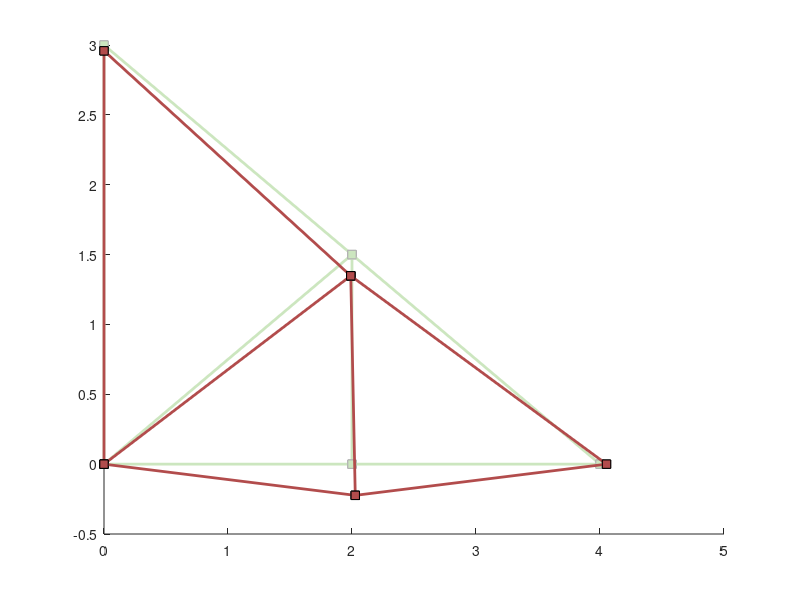

MATLAB code to generate this figure: (Note: this script raises an error after producing the figure.)
function [u, f, strain_axial, force_axial, gcon] = assembly_2dtruss()
    clc;
    format long;
    
    % Load the assembly file
    load('2dframe_problem1');
    
    % Eliminate the rotation BCs
    index = find(BCs_displacement(:, 2) ~= 3);
    BCs_displacement = BCs_displacement(index, :);
    
    % Eliminate the moment BCs
    index = find(BCs_force(:, 2) ~= 3);
    BCs_force = BCs_force(index, :);
    
    % Find the number of nodes, etc.
    numNodes = size(nodes, 1);
    numElements = size(elements, 1);
    numBCs_displacement = size(BCs_displacement, 1);
    numBCs_force = size(BCs_force, 1);
    
    % Find the number of degrees of freedom (DOFs) for a truss
    % Note, numBCs_displacement + numBCs_force = numDOFs 
    numDOFs = 2*numNodes;
    
    
    %----------------------------------------------------------------------
    %  Set up the global connectivity array called gcon, which returns the
    %  global DOF index when given the node index and the local DOF index.
    %  
    %  Initially, gcon is a (numNodes) x 2 double array with these entries:
    %  
    %                            local dof index
    %              
    %                         1                  2
    %              
    %     node     1          1                  2
    %     index    2          3                  4
    %              3          5                  6
    %              ...        ...                ...
    %              numNodes   (2*numNodes - 1)   (2*numNodes)
    %  
    %  We plan to have the bottom entries of the DOF vector u correspond
    %  to the DOFs that are already known (given as the displacement BCs).
    %  So we do not actually create gcon with the entries above just yet,
    %  but assume its existence.
    %  
    %  First, create a vector that tags all global DOF indices corresponding
    %  to the displacement BCs. As the number of displacement BCs is likely
    %  few in comparison to the total number of DOFs, we let the vector be
    %  a sparse vector.
    %----------------------------------------------------------------------
    tag = sparse(BCs_displacement(:, 1), BCs_displacement(:, 2), ones(numBCs_displacement, 1), numNodes, 2);
    tag = reshape(tag', numDOFs, 1);
    
    %----------------------------------------------------------------------
    %  tag is now a vector of zeros and ones, where the ones correspond to
    %  to the displacement BCs. Sort this vector in ascending order, and
    %  keep track of the permutation that was done.
    %----------------------------------------------------------------------
    [temp, permutation] = sort(tag);
    
    %----------------------------------------------------------------------
    %  Create the gcon array
    %----------------------------------------------------------------------
    gcon(permutation) = (1 : numDOFs)';
    gcon = reshape(gcon, 2, numNodes)';
    
    % Indices corresponding to the unknown displacements (known forces)
    index_u = (1 : numBCs_force)';
    
    % Vector of indices of the unknown forces (known displacements)
    index_f  = ((numBCs_force + 1) : numDOFs)';
    
    
    %----------------------------------------------------------------------
    %  Create the global stiffness matrix K
    %----------------------------------------------------------------------
    % Each element matrix is 4 x 4, so there are (16*numElements) many elements
    % that we will need to compute to find the global stiffness matrix K
    numEntries = 16*numElements;
    
    % Initialize the I, J, value arrays
    I = zeros(numEntries, 1);
    J = zeros(numEntries, 1);
    value = zeros(numEntries, 1);
    
    % Temporary variables useful for assembly
    i = (1 : 16)';
    vecones = ones(4, 1);
    
    %----------------------------------------------------------------------
    %  Loop over the elements
    %----------------------------------------------------------------------
    for e = 1 : numElements
        % Get the node indices
        nodeIndex1 = elements(e, 1);
        nodeIndex2 = elements(e, 2);
        
        % Get the global DOF indices
        globalDOFIndex = [gcon(nodeIndex1, 1); ...
                          gcon(nodeIndex1, 2); ...
                          gcon(nodeIndex2, 1); ...
                          gcon(nodeIndex2, 2)];
        
        % Get the global coordinates of the nodes
        x1 = nodes(nodeIndex1, 1);
        y1 = nodes(nodeIndex1, 2);
        x2 = nodes(nodeIndex2, 1);
        y2 = nodes(nodeIndex2, 2);
        
        % Get the material properties
        E = elements(e, 3);
        A = elements(e, 4);
        L = sqrt((x2 - x1)^2 + (y2 - y1)^2);
        
        % Calculate the cosine and sine values
        costheta = (x2 - x1)/L;
        sintheta = (y2 - y1)/L;
        
        %------------------------------------------------------------------
        %  Form the element matrix
        %------------------------------------------------------------------
        temp = [costheta * costheta, costheta * sintheta; ...
                costheta * sintheta, sintheta * sintheta];
        K_e = E*A/L * [ temp, -temp; ...
                       -temp,  temp];
        
        %------------------------------------------------------------------
        %  Global assembly
        %------------------------------------------------------------------
        I(i) = kron(globalDOFIndex, vecones);
        J(i) = kron(vecones, globalDOFIndex);
        value(i) = reshape(K_e, 16, 1);
        i = i + 16;
    end
    
    K = sparse(I, J, value, numDOFs, numDOFs);
    clear I J value K_e temp vecones;
    
    %----------------------------------------------------------------------
    %  Solve for the unknown displacements and forces
    %----------------------------------------------------------------------
    % Initialize the solution vector and the RHS external force vector
    u = zeros(numDOFs, 1);
    f = zeros(numDOFs, 1);
    
    % Prescribe the displacements
    u(index_f) = BCs_displacement(:, 3);
    
    % Prescribe the nodal forces
    f(index_u) = BCs_force(:, 3);
    
    % Solve for the unknown displacements
    u(index_u) = K(index_u, index_u) \ (f(index_u) - K(index_u, index_f) * u(index_f));
    
    % Solve for the unknown nodal forces
    f(index_f) = K(index_f, :) * u;
    
    
    %----------------------------------------------------------------------
    %  Post-process
    %----------------------------------------------------------------------
    strain_axial = zeros(numElements, 1);
    force_axial = zeros(numElements, 1);
    
    figure;
    
    % Draw the undeformed structure first
    for i = 1 : numElements
        % Get the node indices
        nodeIndex1 = elements(i, 1);
        nodeIndex2 = elements(i, 2);
        
        % Get the global coordinates of the nodes
        x1 = nodes(nodeIndex1, 1);
        y1 = nodes(nodeIndex1, 2);
        x2 = nodes(nodeIndex2, 1);
        y2 = nodes(nodeIndex2, 2);
        
        % Draw the undeformed element
        line([x1 x2], [y1 y2], 'Color', [0.8 0.9 0.75], 'LineWidth', 2); hold on;
        
        plot(x1, y1, 's', 'Color', [0.7 0.7 0.7], 'MarkerFaceColor', [0.8 0.9 0.75]); hold on;
        plot(x2, y2, 's', 'Color', [0.7 0.7 0.7], 'MarkerFaceColor', [0.8 0.9 0.75]); hold on;
    end
    
    % Draw the deformed structure
    for i = 1 : numElements
        % Get the node indices
        nodeIndex1 = elements(i, 1);
        nodeIndex2 = elements(i, 2);
        
        % Get the global coordinates of the nodes
        x1 = nodes(nodeIndex1, 1);
        y1 = nodes(nodeIndex1, 2);
        x2 = nodes(nodeIndex2, 1);
        y2 = nodes(nodeIndex2, 2);
        
        % Get the material properties
        E = elements(i, 3);
        A = elements(i, 4);
        L = sqrt((x2 - x1)^2 + (y2 - y1)^2);
        
        % Calculate the cosine and sine values
        costheta = (x2 - x1)/L;
        sintheta = (y2 - y1)/L;
        
        % Get the global DOF indices
        globalDOFIndex = [gcon(nodeIndex1, 1); ...
                          gcon(nodeIndex1, 2); ...
                          gcon(nodeIndex2, 1); ...
                          gcon(nodeIndex2, 2)];
        
        % Get the global displacements of the nodes
        scale_factor = 1;
        ux1 = scale_factor * u(globalDOFIndex(1));
        uy1 = scale_factor * u(globalDOFIndex(2));
        ux2 = scale_factor * u(globalDOFIndex(3));
        uy2 = scale_factor * u(globalDOFIndex(4));
        
        % Calculate the axial strain
        strain_axial(i) = (ux2 - ux1)/L * costheta + (uy2 - uy1)/L * sintheta;
        
        % Calculate the axial force
        force_axial(i) = E*A * strain_axial(i);
        
        % Draw the deformed element
        line([x1 + ux1, x2 + ux2], [y1 + uy1, y2 + uy2], 'Color', [0.7 0.3 0.3], 'LineWidth', 2); hold on;
        
        plot(x1 + ux1, y1 + uy1, 's', 'Color', [0 0 0], 'MarkerFaceColor', [0.7 0.3 0.3]); hold on;
        plot(x2 + ux2, y2 + uy2, 's', 'Color', [0 0 0], 'MarkerFaceColor', [0.7 0.3 0.3]); hold on;
    end
    
    draw_truss(nodes, elements, u, gcon);
    
    u(permutation) = u;
    f(permutation) = f;
end
